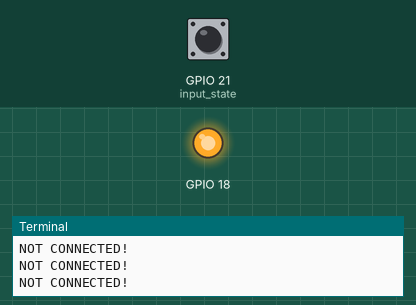
The program below on a simulated Raspberry Pi (BCM pin numbers). Parts: output pins drawn as LEDs (lit = HIGH), the last lines printed to the terminal. The inputs (shaded band) are chosen by the test bench; at power-on: GPIO 21 (input_state) HIGH.

Above: at 1.2 s.
1.3 s: GPIO 21 (input_state) pulled LOW for 0.6 s
At 1.9 s:
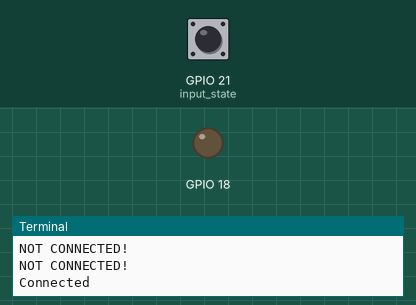
3.5 s: GPIO 21 (input_state) pulled LOW for 3.2 s
At 7.7 s:
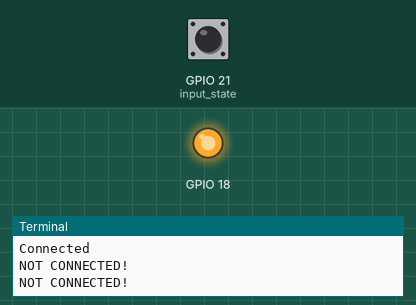
Timing chart, 0 to 9.2 s (numbered marks = the images above; inputs shaded):
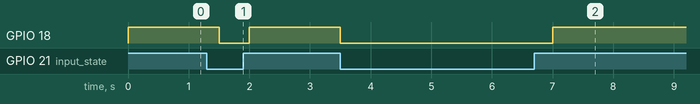

The program:

contact_button.py
```python
import RPi.GPIO as gpio
import time

gpio.setmode(gpio.BCM)

gpio.setup(18, gpio.OUT, initial=0)
gpio.setup(21, gpio.IN, pull_up_down=gpio.PUD_UP)

try:
    while True:
        input_state = gpio.input(21)
        if input_state == False:
            print("Connected")
            gpio.output(18, 0)
            time.sleep(.5)
        elif input_state == True:
            print("NOT CONNECTED!")
            gpio.output(18, 1)
            time.sleep(.5)

except KeyboardInterrupt:
    gpio.cleanup()
```

Measured:
- after the input at 1.3 s, GPIO 18: HIGH → LOW after 0.20 s, → HIGH 0.50 s later
- after the input at 3.5 s, GPIO 18: HIGH → LOW at once, → HIGH 3.5 s later
